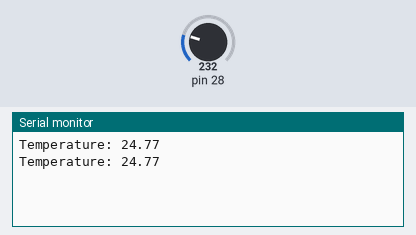
Simulated run of this program. Board: Teensy 3. On the bench: the last lines printed to the serial monitor. The inputs (shaded band) are chosen by the test bench; at power-on: pin 28 = 232 (analog values on the 0–1023 scale).

Above: at 2.8 s.
2.9 s: pin 28 set to 250
At 3.8 s:
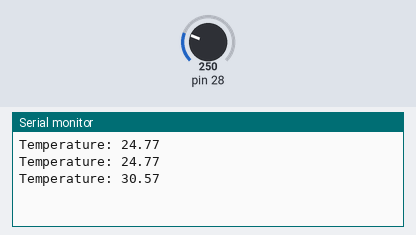
4.4 s: pin 28 set to 266
At 5.6 s:
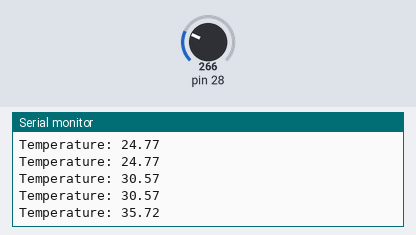
Timing chart, 0 to 7.4 s (numbered marks = the images above; inputs shaded):
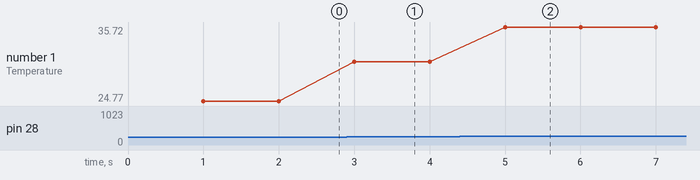

The program:

main.cpp
```cpp
#include <Arduino.h>

#define ADC_RESOLUTION 10U                                       // The resolution of the ADC. It can be 8, 10, 12 or 16. By default it is 10 bits
#define VOLTAGE_OFFSET 500U                                      // According to the TMP36 sensor we have 0.5 volt (500 millivolts) offset
#define MILLIVOLTS_PER_CELSIUS 10U                               // According to the TMP36 sensor every 10 millivolts is 1 grad celsius
#define VOLTAGE_RESOLUTION (1000 * 3.3f / (1 << ADC_RESOLUTION)) // The voltage resolution of the ADC in millivolts

void setup()
{
    // Initial and begin the USB serial communication
    Serial.begin(9600);

    // Wait until the serial communication gets initialized and started
    while (!Serial)
    {
    }

    // Set the ADC resolution
    analogReadResolution(ADC_RESOLUTION);
}

void loop()
{
    /**
    * Wait 1 second (1000 millisecond).
    * The sensor is read every second
   **/
    delay(1000);

    // Read the data from the analog pin and convert it to millivolts
    float milliVolts = analogRead(A14) * VOLTAGE_RESOLUTION;

    // Convert the voltage to temperature according to the datasheet of TMP36
    float temperature = (milliVolts - VOLTAGE_OFFSET) / MILLIVOLTS_PER_CELSIUS;

    // Print the temperature to the terminal
    Serial.printf("Temperature: %.2f\n", temperature);
}
```

Measured:
- after the input at 2.9 s, the serial monitor: prints a new line after 0.10 s (image 1)
- after the input at 4.4 s, the serial monitor: prints a new line after 0.60 s (image 2)
- plotted number 1: 24.77 → 30.57 after the input at 2.9 s, 30.57 → 35.72 after the input at 4.4 s
